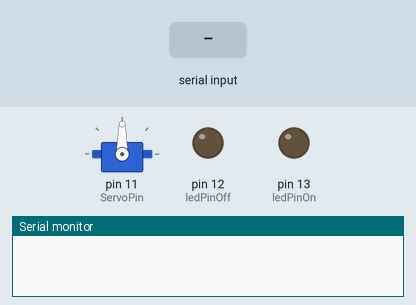
This sketch was run on a simulated Arduino Uno, built with avr-gcc and run on an emulated ATmega328P. Shown: servo, output pins drawn as LEDs (lit = HIGH), the last lines printed to the serial monitor. Inputs (shaded band) come from the test bench.

Above: at 1.2 s.
1.3 s: "90,45\n" received over Serial
At 1.6 s:
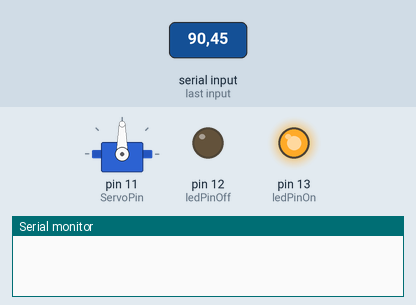
4.3 s: "5\n" received over Serial
At 7.1 s:
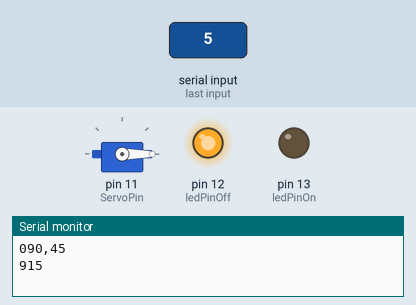
7.3 s: "30,150\n" received over Serial
At 9.3 s:
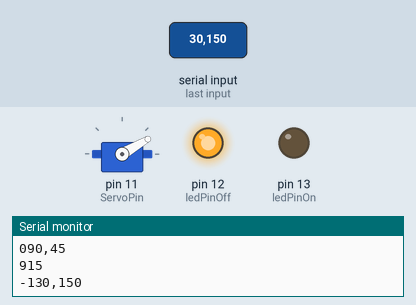
10.2 s: "200\n" received over Serial
At 14.7 s:
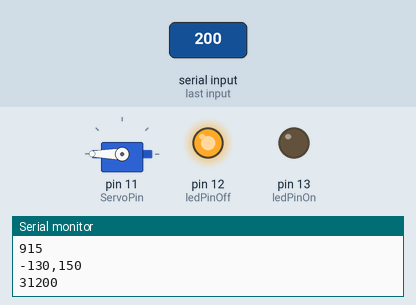
Timing chart, 0 to 16.2 s (numbered marks = the images above; inputs shaded):
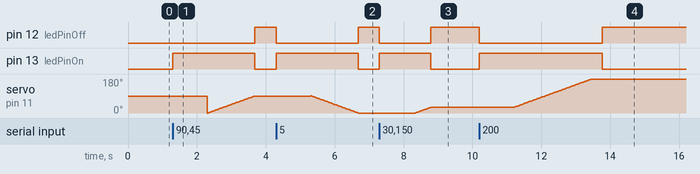

Measured:
- after the input at 1.3 s, pin 12 (ledPinOff): LOW → HIGH after 2.4 s; pin 13 (ledPinOn): LOW → HIGH at once, → LOW 2.4 s later
- after the input at 4.3 s, pin 12 (ledPinOff): HIGH → LOW at once, → HIGH 2.4 s later; pin 13 (ledPinOn): LOW → HIGH at once, → LOW 2.4 s later
- after the input at 7.3 s, pin 12 (ledPinOff): HIGH → LOW at once, → HIGH 1.5 s later; pin 13 (ledPinOn): LOW → HIGH at once, → LOW 1.5 s later; servo on pin 11 (ServoPin): moves from 0° to 30° over 0.45 s, starting after 1.0 s
- after the input at 10.2 s, pin 12 (ledPinOff): HIGH → LOW at once, → HIGH 3.6 s later; pin 13 (ledPinOn): LOW → HIGH at once, → LOW 3.6 s later; servo on pin 11 (ServoPin): moves from 30° to 180° over 2.2 s, starting after 1.0 s

The sketch:

ServoPY.ino
```cpp
#include <Servo.h>
Servo myservo;  // create servo object to control a servo

const int ledPinOn = 13;  // the pin that the LED is attached to
const int ledPinOff = 12;  // the pin that the LED is attached to
const int ServoPin = 11;  // the pin that the LED is attached to


int pos = 0;    // variable to store the servo position
int limit = 0;
int stepper = 1;
String incomingByte;       // a variable to read incoming serial data into
int oldByte = 0;

void setup() {
  // initialize serial communication:
  Serial.begin(9600);
  // initialize the LED and servo pin as an output:
  pinMode(ledPinOn, OUTPUT);
  pinMode(ledPinOff, OUTPUT);
  myservo.attach(ServoPin);
}

void loop() {
  // see if there's incoming serial data:
  if (Serial.available()) {

    digitalWrite(ledPinOn, HIGH);
    digitalWrite(ledPinOff, LOW);
    // read the oldest byte in the serial buffer:
    incomingByte = Serial.readString(); // read data until newline
    limit = incomingByte.toInt();   // change datatype from string to integer


    if (limit<=oldByte)
            {for (pos = oldByte; pos >= 0; pos -= 1) { // goes from 180 degrees to 0 degrees
            myservo.write(pos);              // tell servo to go to position in variable 'pos'
            delay(15);                       // waits 15ms for the servo to reach the position
          }
          }

     else {for (pos = oldByte; pos <= limit; pos += 1) { // goes from 0 degrees to 180 degrees
            // in steps of 1 degree
            myservo.write(pos);              // tell servo to go to position in variable 'pos'
            delay(15);                       // waits 15ms for the servo to reach the position
          }
          }


    Serial.print(oldByte);
    Serial.println(incomingByte);
    digitalWrite(ledPinOn, LOW);
    digitalWrite(ledPinOff, HIGH);
    oldByte = pos;


  }
}
```
